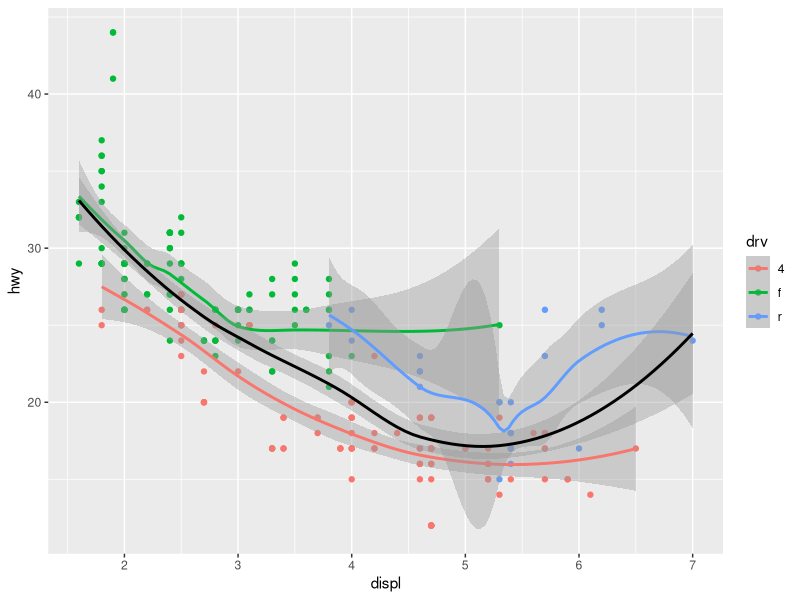
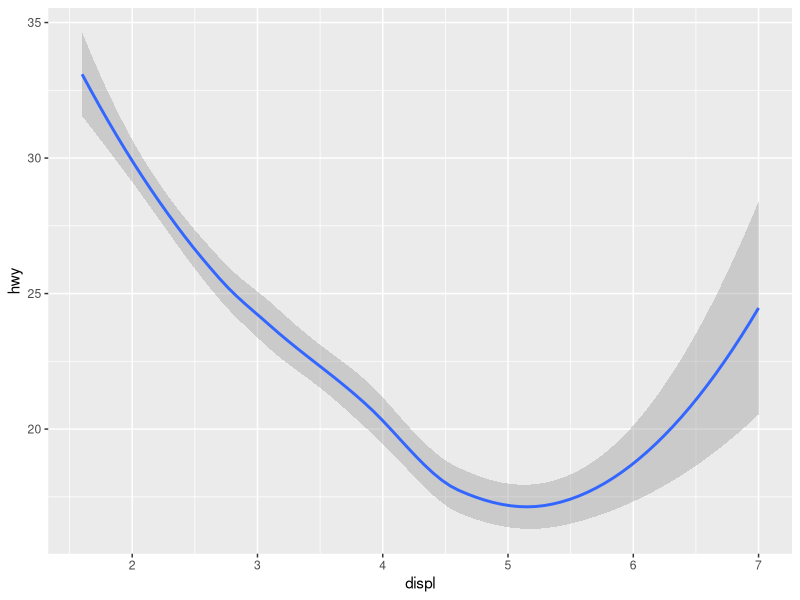
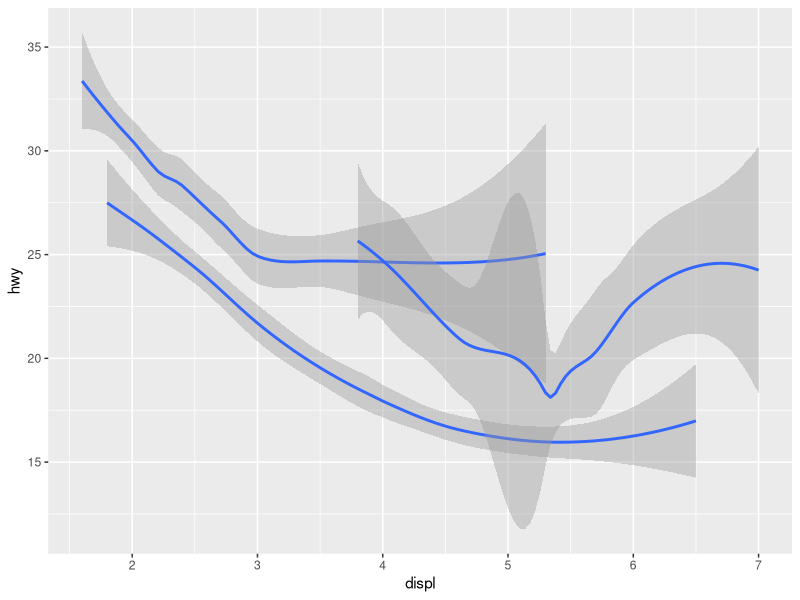
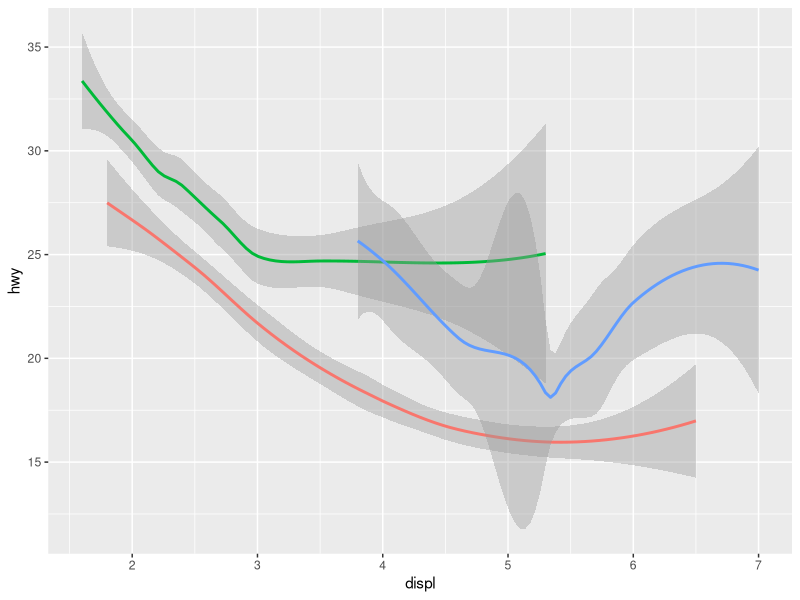
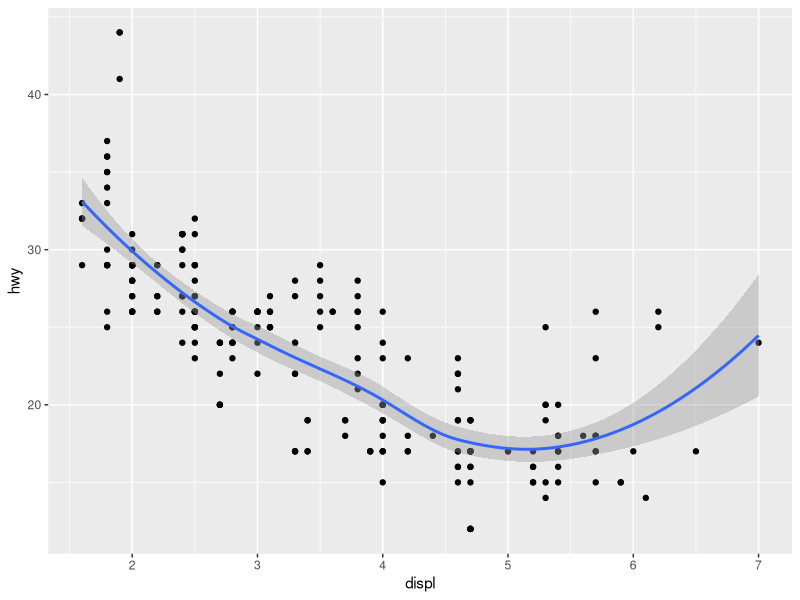
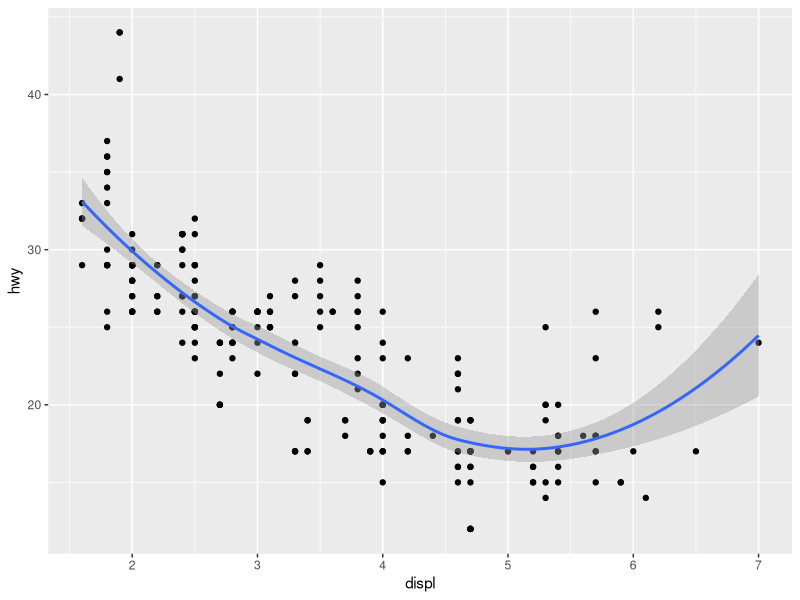
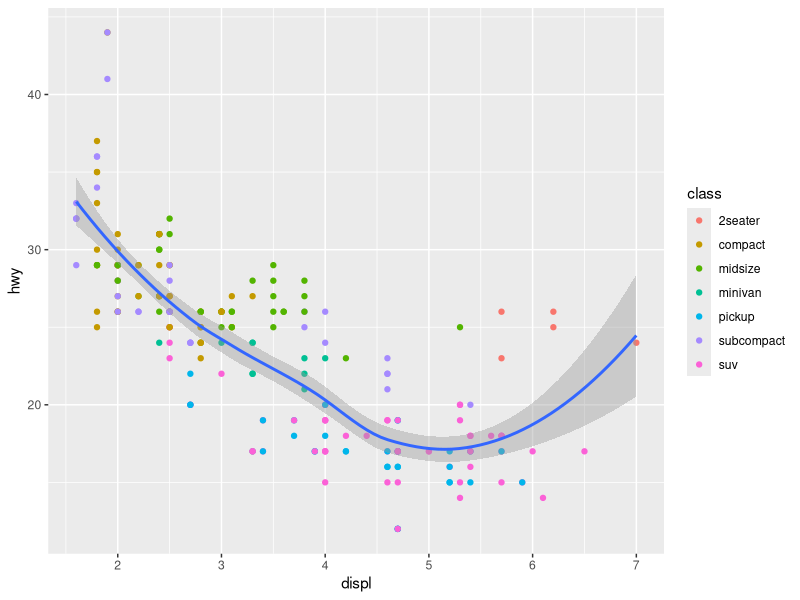
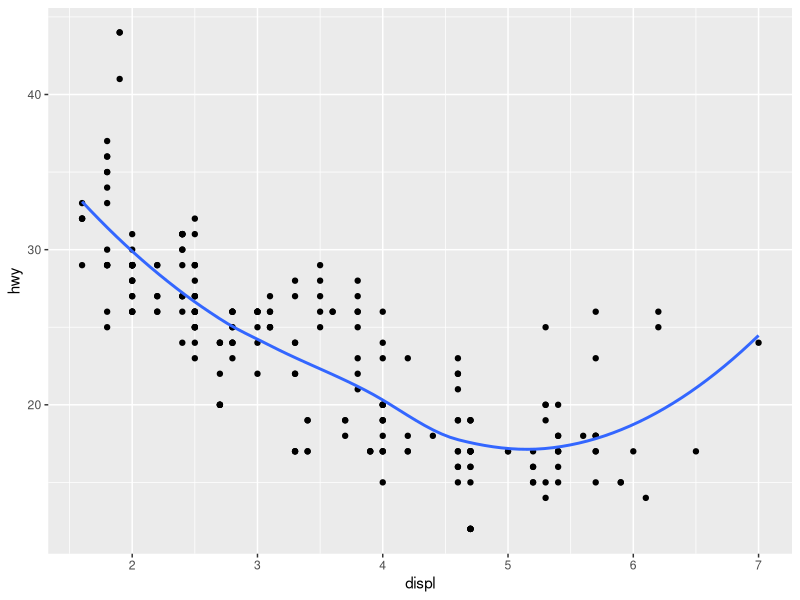

These figures' R source, in order: (Note: this script raises an error after producing the figures.)
library(ggplot2)
library(maps)
library(mapproj)

ggplot(data = mpg) + 
  geom_point(mapping = aes(x = displ, y = hwy, color = drv)) + 
  geom_smooth(mapping = aes(x = displ, y = hwy, color = drv)) +
  geom_smooth(mapping = aes(x= displ, y = hwy), color = "black")

ggplot(data = mpg) +
  geom_smooth(mapping = aes(x = displ, y = hwy))

ggplot(data = mpg) +
  geom_smooth(mapping = aes(x = displ, y = hwy, group = drv))

ggplot(data = mpg) +
  geom_smooth(
    mapping = aes(x = displ, y = hwy, color = drv),
    show.legend = FALSE
  )

ggplot(data = mpg) + 
  geom_point(mapping = aes(x = displ, y = hwy)) +
  geom_smooth(mapping = aes(x = displ, y = hwy))

ggplot(data = mpg, mapping = aes(x = displ, y = hwy)) + 
  geom_point() + 
  geom_smooth()

ggplot(data = mpg, mapping = aes(x = displ, y = hwy)) + 
  geom_point(mapping = aes(color = class)) + 
  geom_smooth()

# exercises 3.6.1 number 6. Recreate graphs

ggplot(data = mpg, mapping = aes(x = displ, y = hwy)) +
  geom_point() +
  geom_smooth(se = FALSE)

ggplot(data = mpg) +
  geom_point(mapping = aes(x = displ, y = hwy)) +
  geom_smooth(mapping = aes(x = displ, y = hwy, group = drv), se = FALSE)

ggplot(data = mpg) +
  geom_point(mapping = aes(x = displ, y = hwy, color = drv)) +
  geom_smooth(mapping = aes(x = displ, y = hwy, color = drv), se = FALSE)             

ggplot(data = mpg) +
  geom_point(mapping = aes(x = displ, y = hwy, color = drv)) +
  geom_smooth(mapping = aes(x = displ, y = hwy), color = "blue", se = FALSE) 


ggplot(data = mpg) +
  geom_point(mapping = aes(x = displ, y = hwy, color = drv)) +
  geom_smooth(mapping = aes(x = displ, y = hwy, linetype = drv), se = FALSE)

ggplot(data = mpg) +
  geom_point(mapping = aes(x = displ, y = hwy, color = drv))

ggplot(data = diamonds) +
  geom_bar(mapping = aes(x = cut))

demo <- tribble(
  ~cut,         ~freq,
  "Fair",       1610,
  "Good",       4906,
  "Very Good",  12082,
  "Premium",    13791,
  "Ideal",      21551
)

ggplot(data = demo) +
  geom_bar(mapping = aes(x = cut, y = freq), stat = "identity")

ggplot(data = diamonds) +
  geom_bar(mapping = aes(x = cut, y = stat(prop), group = 1))

ggplot(data = diamonds) + 
  stat_summary(
    mapping = aes(x = cut, y = depth),
    fun.min = min,
    fun.max = max,
    fun = median
  )

# 3.7.1 Exercises.

ggplot(data = diamonds) +
  geom_pointrange(
    mapping = aes(x = cut, y = depth),
    stat = "summary", 
    fun.min = min,
    fun.max = max,
    fun = median
    )

#geom_bar uses stat_count and geom_col uses stat_identity

?stat_smooth

ggplot(data = diamonds) + 
  geom_bar(mapping = aes(x = cut, y = ..prop.., group = 1))

ggplot(data = diamonds) + 
  geom_bar(mapping = aes(x = cut, fill = color, y = ..prop.., group = 1))

ggplot(data = diamonds) + 
  geom_bar(mapping = aes(x = cut, colour = cut))

ggplot(data = diamonds) + 
  geom_bar(mapping = aes(x = cut, fill = cut))

ggplot(data = diamonds) + 
  geom_bar(mapping = aes(x = cut, fill = clarity))

ggplot(data = diamonds, mapping = aes(x = cut, fill = clarity)) + 
  geom_bar(alpha = 1/5, position = "identity")

ggplot(data = diamonds, mapping = aes(x = cut, colour = clarity)) + 
  geom_bar(fill = NA, position = "identity")

ggplot(data = diamonds) + 
  geom_bar(mapping = aes(x = cut, fill = clarity), position = "fill")

ggplot(data = diamonds) + 
  geom_bar(mapping = aes(x = cut, fill = clarity), position = "dodge")

ggplot(data = mpg) + 
  geom_point(mapping = aes(x = displ, y = hwy), position = "jitter")

# 3.8.1 Exercises
# replace geom_point() with geom_jitter()
ggplot(data = mpg, mapping = aes(x = cty, y = hwy)) + 
  geom_jitter()

# width and height control the amount of jittering.

ggplot(data = mpg, mapping = aes(x = cty, y = hwy)) + 
  geom_count()

# instead of jittering, geom_count() seems to plot various size dot to correspond to amount of data.  So
# jitter will show all the data with a dot for each data.  So you can seed clusters of lots of points in 
# high denisty areas.  With count, high denisty areas are indicated with larger dots.

# default position adjustment for geom_box() is "dodge2".
ggplot(data = mpg)+
  geom_boxplot(mapping = aes(y = hwy, x = drv), position = "dodge2")
# help file didn't give any more info like what choices.

# 3.9 Coordinate systems

ggplot(data = mpg, mapping = aes(x = class, y = hwy)) + 
  geom_boxplot()

ggplot(data = mpg, mapping = aes(x = class, y = hwy)) + 
  geom_boxplot() +
  coord_flip()

nz <- map_data("nz")

ggplot(nz, aes(long, lat, group = group)) +
  geom_polygon(fill = "white", colour = "black")

ggplot(nz, aes(long, lat, group = group)) +
  geom_polygon(fill = "white", colour = "black") +
  coord_quickmap()

bar <- ggplot(data = diamonds) + 
  geom_bar(
    mapping = aes(x = cut, fill = cut), 
    show.legend = FALSE,
    width = 1
  ) + 
  theme(aspect.ratio = 1) +
  labs(x = NULL, y = NULL)

bar
bar + coord_flip()
bar + coord_polar()

# 3.9.1 Exercises
bar1 <- ggplot(data = diamonds) + 
  geom_bar(mapping = aes(x = cut, y = ..prop.., group = 1))

bar2 <- ggplot(data = diamonds) + 
  geom_bar(mapping = aes(x = cut, fill = color, y = ..prop.., group = 1))

bar3 <- ggplot(data = diamonds) + 
  geom_bar(mapping = aes(x = cut, colour = cut))

bar4 <- ggplot(data = diamonds) + 
  geom_bar(mapping = aes(x = cut, fill = cut))

bar5 <- ggplot(data = diamonds) + 
  geom_bar(mapping = aes(x = cut, fill = clarity))

bar6 <- ggplot(data = diamonds, mapping = aes(x = cut, fill = clarity)) + 
  geom_bar(alpha = 1/5, position = "identity")

bar7 <- ggplot(data = diamonds, mapping = aes(x = cut, colour = clarity)) + 
  geom_bar(fill = NA, position = "identity")

bar8 <- ggplot(data = diamonds) + 
  geom_bar(mapping = aes(x = cut, fill = clarity), position = "fill")

bar9 <- ggplot(data = diamonds) + 
  geom_bar(mapping = aes(x = cut, fill = clarity), position = "dodge")

bar10 <- ggplot(data = mpg) + 
  geom_point(mapping = aes(x = displ, y = hwy), position = "jitter")

bar1 + coord_polar()
bar2 + coord_polar()
bar3 + coord_polar()
bar4 + coord_polar()
bar5 + coord_polar()
bar6 + coord_polar()
bar7 + coord_polar()
bar8 + coord_polar()
bar9 + coord_polar()
bar10 + coord_polar()

?labs()
# labels

ggplot(nz, aes(long, lat, group = group)) +
  geom_polygon(fill = "white", colour = "black") +
  coord_quickmap()

ggplot(nz, aes(long, lat, group = group)) +
  geom_polygon(fill = "white", colour = "black") +
  coord_map()

ggplot(data = mpg, mapping = aes(x = cty, y = hwy)) +
  geom_point() + 
  geom_abline() +
  coord_fixed()

# coord_fixed is important here so we can compare cty and hwy on same scale.
# abline draws line - default y-intercept = 1 and slope = 1

# 3.10 The layered grammar of grpahics
# Template
# ggplot(data = <DATA>) + 
  # <GEOM_FUNCTION>(
    # mapping = aes(<MAPPINGS>),
    # stat = <STAT>, 
    # position = <POSITION>
  # ) +
  # <COORDINATE_FUNCTION> +
  # <FACET_FUNCTION>
